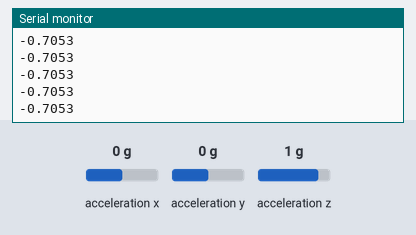
Recording of a sketch running on a simulated Arduino Uno, built with avr-gcc and run on an emulated ATmega328P. On the bench: the last lines printed to the serial monitor. The inputs (shaded band) are chosen by the test bench; at power-on: acceleration z 1 g, acceleration x 0 g, acceleration y 0 g.

Above: at 1.2 s.
1.3 s: acceleration z set to -1.4 g
At 1.32 s:
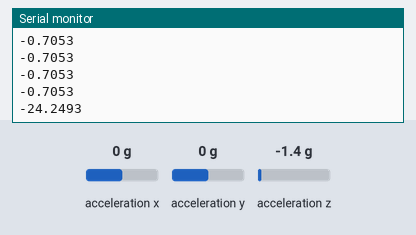
2.8 s: acceleration z set to -0.8 g
At 2.84 s:
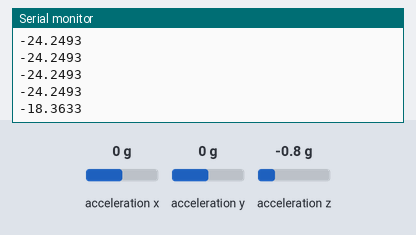
Timing chart, 0 to 5.8 s (numbered marks = the images above; inputs shaded):
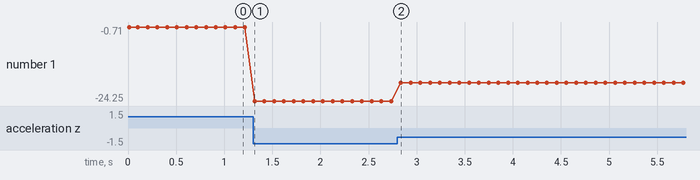

Measured:
- after the input at 1.3 s, the serial monitor: prints a new line at once (image 1)
- after the input at 2.8 s, the serial monitor: prints a new line at once (image 2)
- plotted number 1: -0.71 → -24.25 after the input at 1.3 s, -24.25 → -18.36 after the input at 2.8 s

The sketch:

Vertical-Acceleration-Basic.ino
```cpp
#include "LSM6DS3.h"
#include "Wire.h"

// Create an instance of class LSM6DS3
LSM6DS3 myIMU(I2C_MODE, 0x6A);    // I2C device address 0x6A

// Accelerometer Bias Values (in g)
const float accelBiasX = 0.0037;
const float accelBiasY = 0.0009;
const float accelBiasZ = 0.0719;

// Gravitational acceleration constant in m/s²
const float GRAVITY = 9.81;

void setup() {
    Serial.begin(9600);
    while (!Serial);

    // Initialize the IMU
    if (myIMU.begin() != 0) {
        Serial.println("Device error");
    } else {
        Serial.println("Device OK!");
    }
}

void loop() {
    // Read Accelerometer Data (in g) and Apply Bias Correction
    float accelX_g = myIMU.readFloatAccelX() - accelBiasX;
    float accelY_g = myIMU.readFloatAccelY() - accelBiasY;
    float accelZ_g = myIMU.readFloatAccelZ() - accelBiasZ;

    // Convert to m/s²
    float accelX_ms2 = accelX_g * GRAVITY;
    float accelY_ms2 = accelY_g * GRAVITY;
    float accelZ_ms2 = accelZ_g * GRAVITY;

    // Calculate vertical acceleration
    // Assume Z-axis is aligned with gravity (downward)
    float verticalAccel = accelZ_ms2 - GRAVITY;

    // Output data
    //Serial.print("\nAccelerometer (Corrected and Converted to m/s²):\n");
    //Serial.print(" X = ");
    //Serial.println(accelX_ms2, 4);
    //Serial.print(" Y = ");
    //Serial.println(accelY_ms2, 4);
    //Serial.print(" Z = ");
    //Serial.println(accelZ_ms2, 4);

    //Serial.print("\nVertical Acceleration:\n");
    //Serial.print(" Vertical Accel = ");
    Serial.println(verticalAccel, 4); // In m/s²

    // Delay for readability
    delay(100);
}
```
